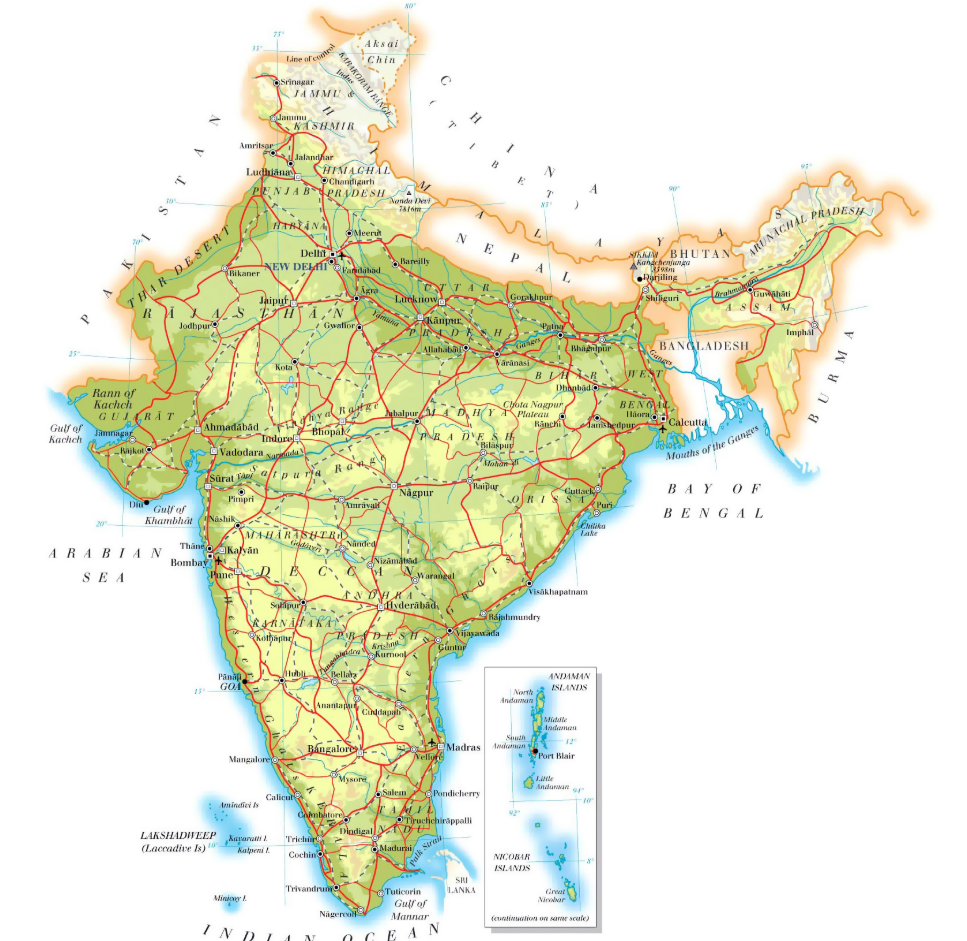
#> input picture Data/resource/maps/roads_and_rivers.png, 967 x 941 px, found by its file name
$ python combine_mask.py
#> lines starting #> are read from the running program, lines starting #| are printed output that depends on the picture; after the words box and inside, x2 and y2 are one past the last pixel; in counts of white or black regions, pixels touching at a corner belong together
### src/extract_roads.py
import cv2
import numpy as np

def get_road_mask(image_path):
    """
    Generate a cleaned mask for roads (red/maroon) from an input map image.

    Parameters:
        image_path (str): The file path to the input image.

    Returns:
        mask_red_cleaned (numpy.ndarray): The cleaned binary mask for roads.
    """
    # Load the image
    image = cv2.imread(image_path)
#> image is the input picture: shape (941, 967, 3); mean B, G, R 215.1, 235.3, 233.9

    # Resize the image (optional, for convenience)
    image = cv2.resize(image, (800, 600))  # Adjust dimensions as needed
#> image: shape (600, 800, 3)

    # Convert the image to HSV color space
    hsv_image = cv2.cvtColor(image, cv2.COLOR_BGR2HSV)
#> hsv_image: shape (600, 800, 3); mean H, S, V 19.3, 34.9, 241.1

    # Define the HSV range for red and maroon (roads)
    lower_red1 = np.array([0, 50, 50])
    upper_red1 = np.array([10, 255, 255])

    lower_red2 = np.array([170, 50, 50])
    upper_red2 = np.array([180, 255, 255])

    # Create masks for both red ranges
    mask_red1 = cv2.inRange(hsv_image, lower_red1, upper_red1)
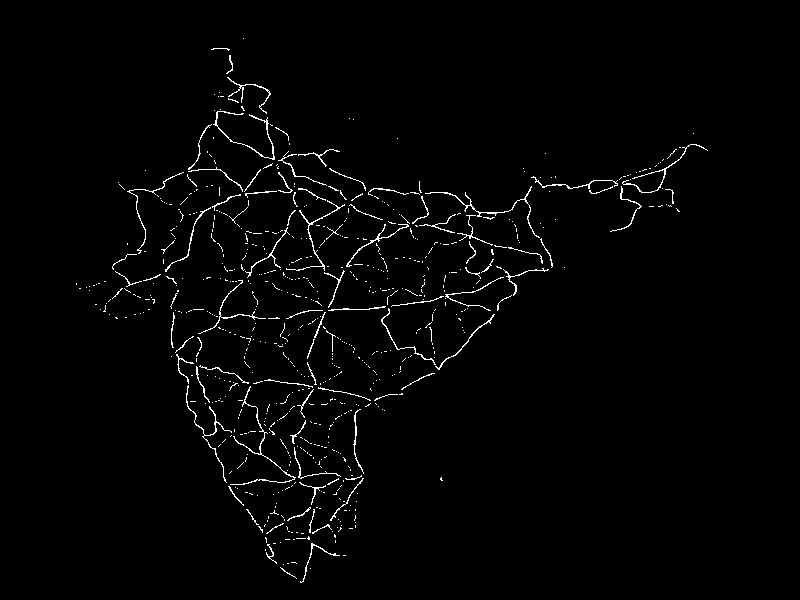
#> mask_red1: shape (600, 800); 1.7% white in thin lines or dots, all inside (x1, y1, x2, y2) = (76, 38, 708, 583)
    mask_red2 = cv2.inRange(hsv_image, lower_red2, upper_red2)
#> mask_red2: shape (600, 800); 0.03% white in thin lines or dots, all inside (x1, y1, x2, y2) = (113, 50, 680, 583)

    # Combine the two red masks
    mask_red = cv2.bitwise_or(mask_red1, mask_red2)

    # Clean up the mask using morphological operations
    kernel = cv2.getStructuringElement(cv2.MORPH_RECT, (5, 5))
    mask_red_cleaned = cv2.morphologyEx(mask_red, cv2.MORPH_CLOSE, kernel)
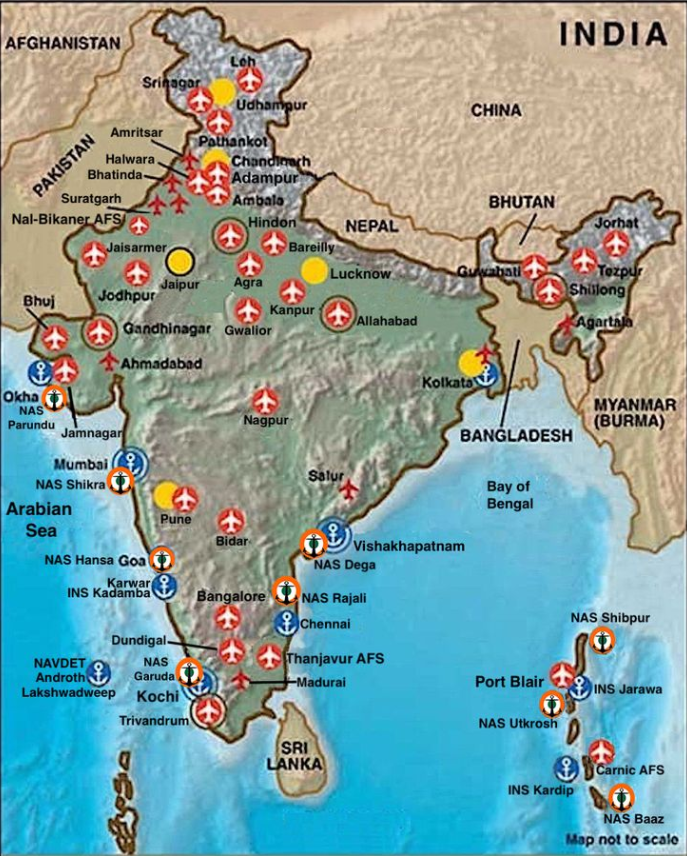
#> input picture Data/resource/maps/iaf_map.png, 687 x 856 px, found by its file name
#> further down, iaf_image is the input picture: shape (856, 687, 3); mean B, G, R 158.1, 160.6, 133.5
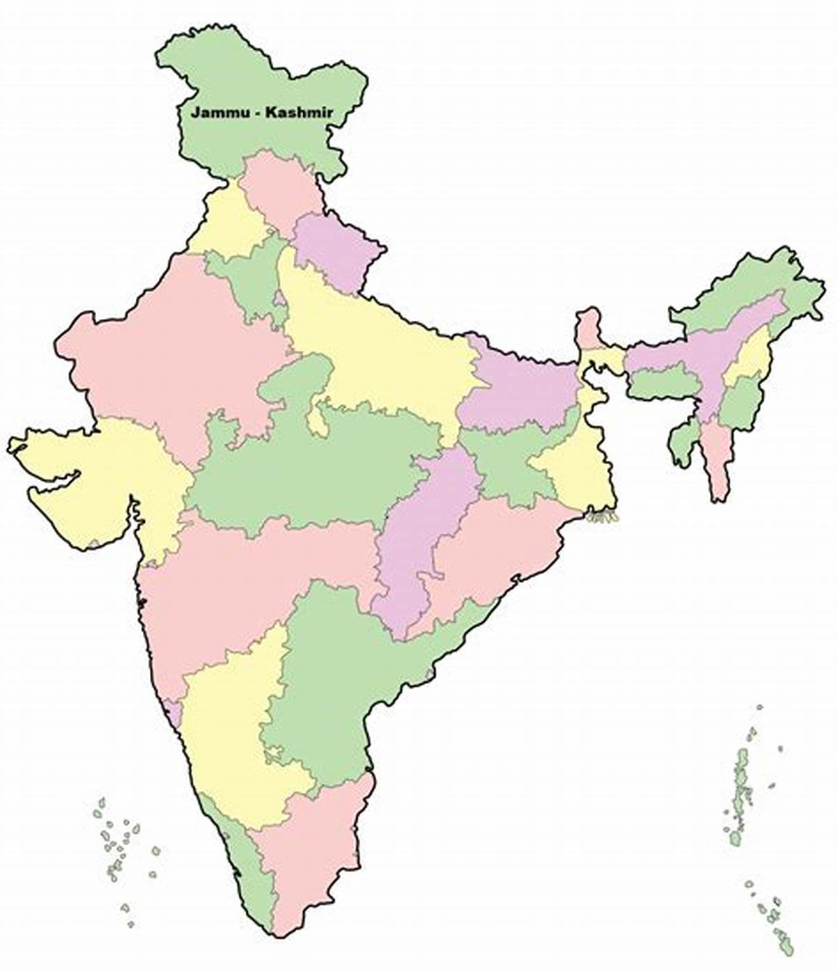
#> input picture Data/resource/maps/original_map.png, 838 x 970 px, found by its file name
#> further down, original_image is the input picture: shape (970, 838, 3); mean B, G, R 228.7, 237.7, 240

    return mask_red_cleaned

# [29 lines that do not run on import are left out]

### src/extract_airforce.py
import cv2
import numpy as np

# [46 lines left out: function extract_and_focus_airplane_symbols, not called in this run]


def extract_red_objects(image):
    """
    Extract only the red objects from an image and black out all other colors.

    Parameters:
        image (numpy.ndarray): Input image.

    Returns:
        red_objects (numpy.ndarray): Image showing only red objects.
    """
    # Convert the image to HSV color space
    hsv_image = cv2.cvtColor(image, cv2.COLOR_BGR2HSV)
#> hsv_image: shape (856, 687, 3); mean H, S, V 56.4, 98.8, 182.9

    # Define color ranges for red
    lower_red1 = np.array([0, 50, 50])
    upper_red1 = np.array([10, 255, 255])
    lower_red2 = np.array([170, 50, 50])
    upper_red2 = np.array([180, 255, 255])

    # Create masks for both red ranges
    mask_red1 = cv2.inRange(hsv_image, lower_red1, upper_red1)
#> mask_red1: shape (856, 687); 3.8% white; 694 white regions (631 under 20 px), largest, box (x1, y1, x2, y2) and area: (180, 147, 233, 207) 1636, (211, 603, 247, 667) 1351, (518, 250, 566, 306) 1342
    mask_red2 = cv2.inRange(hsv_image, lower_red2, upper_red2)
#> mask_red2: shape (856, 687); 0.28% white in thin lines or dots, all inside (x1, y1, x2, y2) = (12, 38, 666, 767)

    # Combine the two red masks
    mask_red = cv2.bitwise_or(mask_red1, mask_red2)
#> mask_red: shape (856, 687); 4.1% white; 695 white regions (632 under 20 px), largest, box (x1, y1, x2, y2) and area: (180, 147, 233, 207) 1727, (211, 603, 247, 667) 1459, (518, 250, 566, 306) 1383

    # Apply the red mask to the image
    red_objects = cv2.bitwise_and(image, image, mask=mask_red)

    return red_objects

# [14 lines that do not run on import are left out]

### src/combine_mask.py
import cv2
import numpy as np
from extract_roads import get_road_mask
from extract_airforce import extract_red_objects

def combine_masks_with_overlay(road_mask, iaf_mask, original_image):
    """
    Overlay road marks and IAF positions on the original image.

    Parameters:
        road_mask (numpy.ndarray): Binary mask for roads.
        iaf_mask (numpy.ndarray): Binary mask for IAF bases.
        original_image (numpy.ndarray): Original colored map image.

    Returns:
        overlay_image (numpy.ndarray): Original image with road and IAF overlays.
    """
    # Resize Road mask to match the original image
    if road_mask.shape[:2] != original_image.shape[:2]:
        print("Resizing Road mask to match dimensions of Original image.")
        road_mask = cv2.resize(road_mask, (original_image.shape[1], original_image.shape[0]))

    # Resize IAF mask to match Original image if necessary
    if iaf_mask.shape[:2] != original_image.shape[:2]:
        print("Resizing IAF mask to match dimensions of Original image.")
        iaf_mask = cv2.resize(iaf_mask, (original_image.shape[1], original_image.shape[0]))

    # Convert IAF mask to binary single-channel
    iaf_mask_gray = cv2.cvtColor(iaf_mask, cv2.COLOR_BGR2GRAY)
    _, iaf_mask_binary = cv2.threshold(iaf_mask_gray, 1, 255, cv2.THRESH_BINARY)
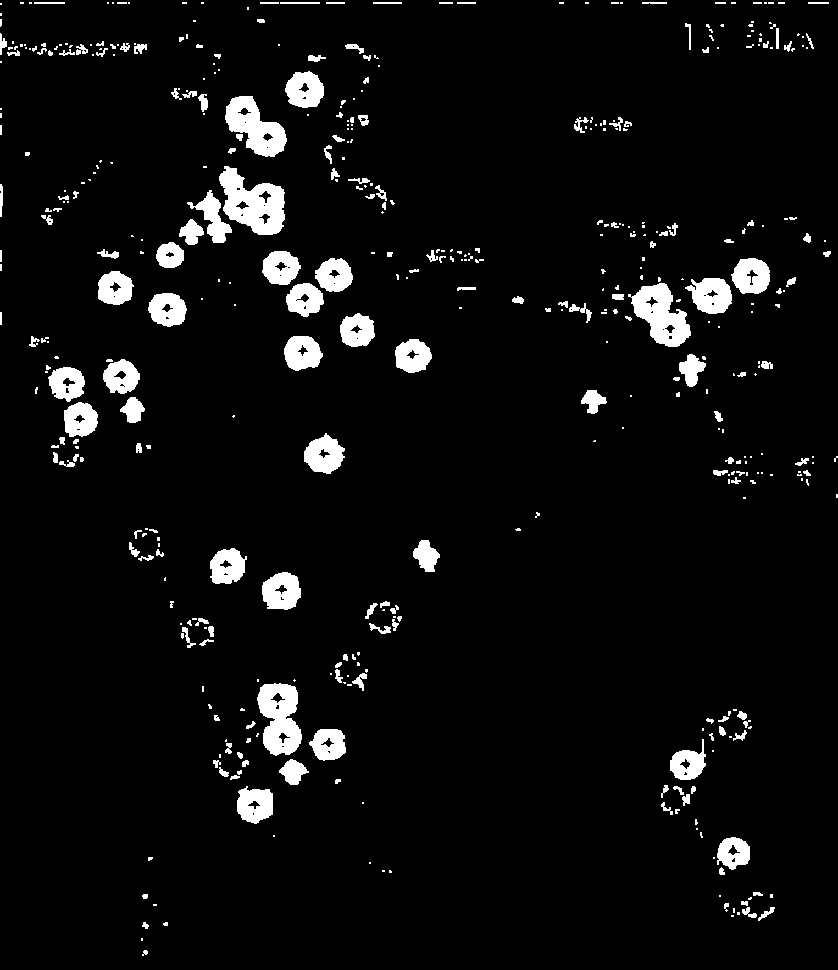
#> iaf_mask_binary: shape (970, 838); 5.2% white; 466 white regions (279 under 20 px)

    # Ensure both masks are of type uint8
    road_mask = road_mask.astype(np.uint8)
    iaf_mask_binary = iaf_mask_binary.astype(np.uint8)

    # Overlay road marks (black color) onto the original image
    roads_overlay = np.zeros_like(original_image)
    roads_overlay[road_mask > 0] = [0, 0, 0]  # Black color for roads
    overlay_image = cv2.addWeighted(original_image, 1, roads_overlay, 0.5, 0)

    # Annotate IAF positions (circles for IAF bases)
    contours, _ = cv2.findContours(iaf_mask_binary, cv2.RETR_TREE, cv2.CHAIN_APPROX_SIMPLE)
#> contours = 543 contours, 388 with area under 20; largest, box (x1, y1, x2, y2) and area: (219, 166, 285, 235) 2720, (257, 683, 302, 756) 2257, (628, 283, 691, 347) 2164, (225, 96, 287, 157) 2040, (685, 278, 732, 314) 1138
    for contour in contours:
        # Calculate the center and radius for a circle around each IAF base
        (x, y), radius = cv2.minEnclosingCircle(contour)
        center = (int(x), int(y))
        radius = int(radius)

        # Draw grey circle
        cv2.circle(overlay_image, center, radius, (128, 128, 128), -1)  # Grey color (BGR)
#> this loop made 543 passes
#> (x, y, radius, center) on passes 1, 3, 8: (144.3, 952.7, 3, (144, 952)), (165.2, 923.5, 2, (165, 923)), (766, 913.5, 10, (766, 913))
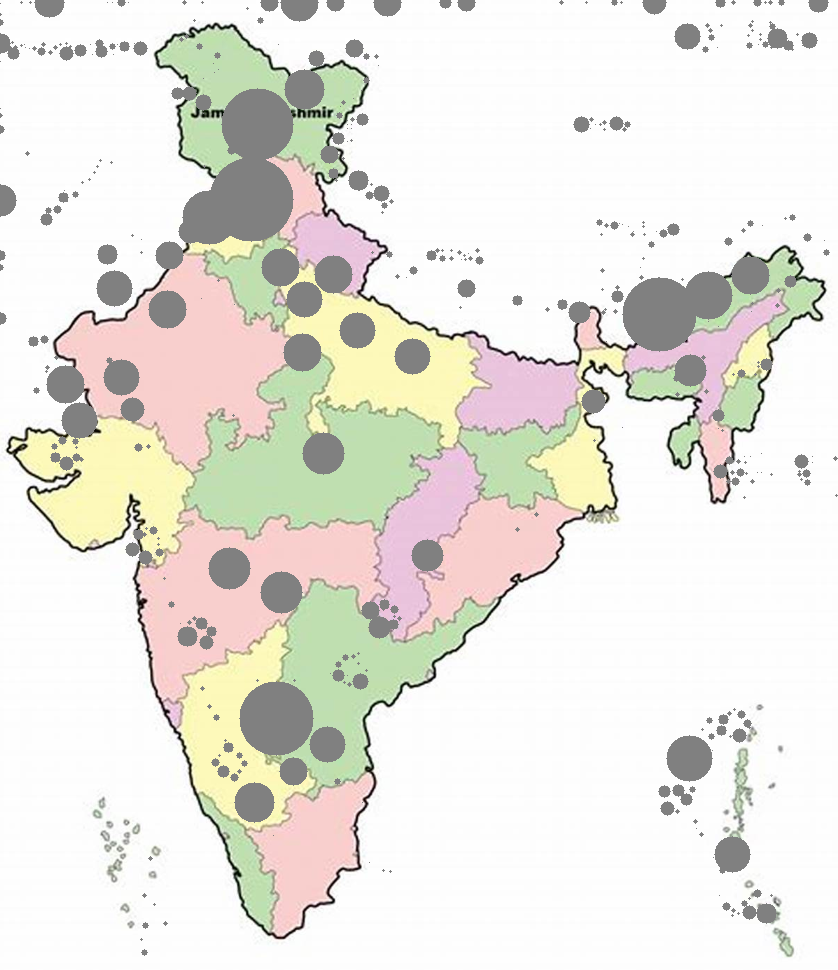
#> overlay_image: shape (970, 838, 3); 8.14% of pixels changed, all inside (x1, y1, x2, y2) = (0, 0, 838, 956)

    return overlay_image

if __name__ == "__main__":
    # Paths to the input images
    road_image_path = r"C:\Users\Priyesh Pandey\OneDrive\Desktop\BSF-Military-Model\Data\resource\maps\roads_and_rivers.png"
    iaf_image_path = r"C:\Users\Priyesh Pandey\OneDrive\Desktop\BSF-Military-Model\Data\resource\maps\iaf_map.png"
    original_image_path = r"C:\Users\Priyesh Pandey\OneDrive\Desktop\BSF-Military-Model\Data\resource\maps\original_map.png"

    # Generate road mask
    road_mask = get_road_mask(road_image_path)

    # Load IAF image and original map image
    iaf_image = cv2.imread(iaf_image_path)
    original_image = cv2.imread(original_image_path)

    if iaf_image is None or original_image is None:
        raise FileNotFoundError("Failed to load input images.")

    # Extract IAF mask
    iaf_mask = extract_red_objects(iaf_image)

    # Combine masks and overlay on the original image
    overlay_image = combine_masks_with_overlay(road_mask, iaf_mask, original_image)

    # Resize final image for better visualization
    overlay_image_resized = cv2.resize(overlay_image, (800, 600))  # Resize to fit your screen
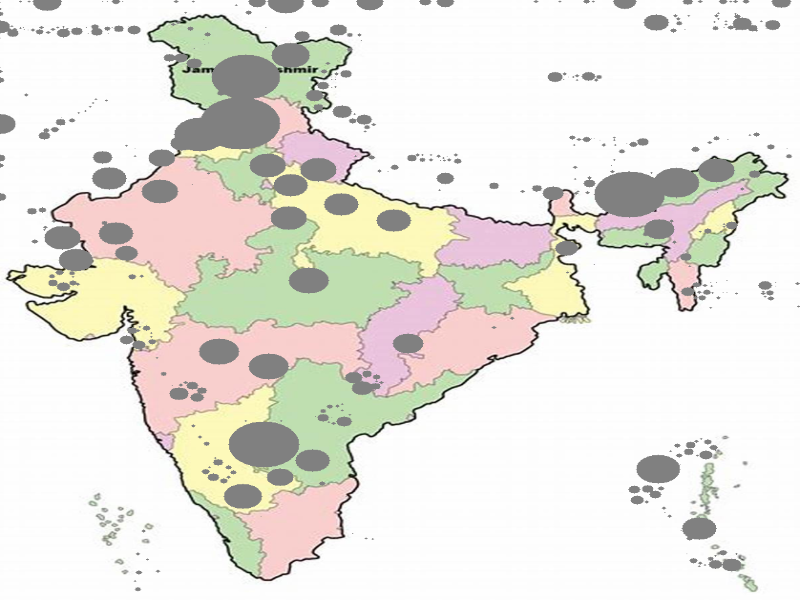
#> overlay_image_resized: shape (600, 800, 3); mean B, G, R 222.3, 229.6, 231.8

    # Display the final overlay
    cv2.imshow("Final Overlay (Roads + IAF)", overlay_image_resized)
    cv2.waitKey(0)
    cv2.destroyAllWindows()

    # Save the final overlay image (optional)
    final_image_path = r"C:\Users\Priyesh Pandey\OneDrive\Desktop\BSF-Military-Model\Data\output\final_overlay.png"
    cv2.imwrite(final_image_path, overlay_image_resized)
